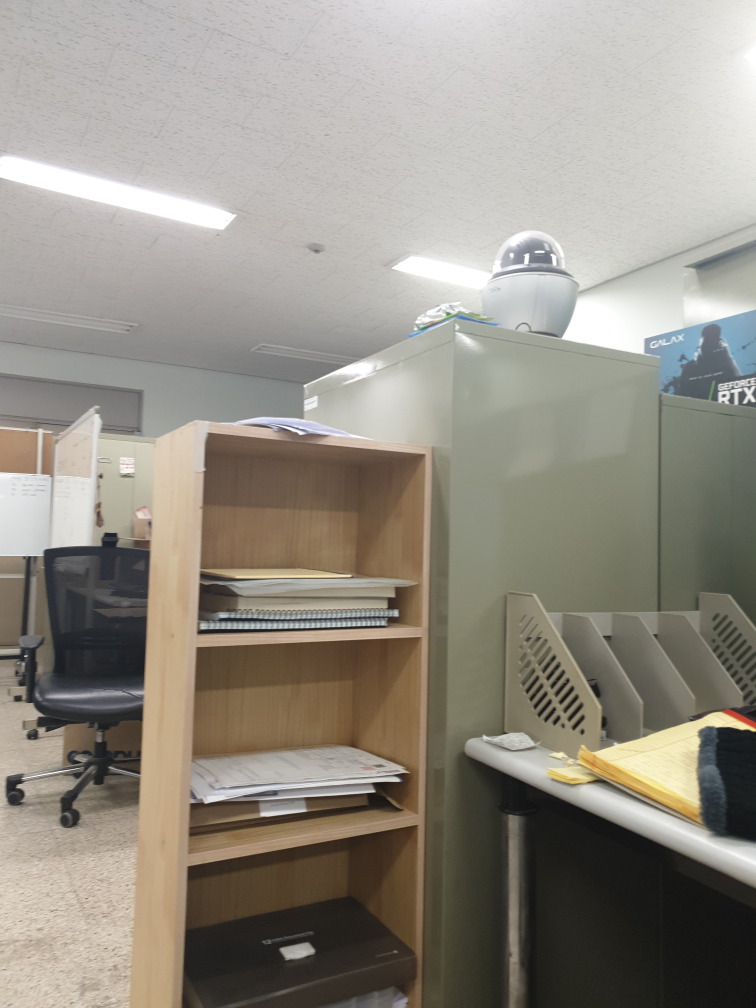
#> input picture Practical tasks day (1-15)/Task-3/Input/pan_4.png, 3024 x 4032 px (shown at 1/4 size); its folder holds 3 pictures in this run
$ python panorama_main.py
#> lines starting #> are read from the running program, lines starting #| are printed output that depends on the picture
### Practical tasks day (1-15)/Task-3/perform_panorama.py
import cv2
import numpy as np

sift = cv2.SIFT_create()
bf = cv2.BFMatcher(cv2.NORM_L2)

def get_features(img):
    return sift.detectAndCompute(img, None)

def match_features(des1, des2):
    matches = bf.knnMatch(des1, des2, k=2)
    good = []
    for m, n in matches:
        if m.distance < 0.75 * n.distance:
            good.append(m)
    return good

def stitch_images(img1, img2):
    kp1, des1 = get_features(img1)
    kp2, des2 = get_features(img2)

    if des1 is None or des2 is None:
        return None

    good = match_features(des1, des2)

    if len(good) < 10:
        return None

    src_pts = np.float32([kp2[m.trainIdx].pt for m in good]).reshape(-1,1,2)
    dst_pts = np.float32([kp1[m.queryIdx].pt for m in good]).reshape(-1,1,2)

    H, _ = cv2.findHomography(src_pts, dst_pts, cv2.RANSAC, 5.0)
    if H is None:
        return None

    # Create canvas
    h1, w1 = img1.shape[:2]
    h2, w2 = img2.shape[:2]

    canvas = cv2.warpPerspective(img2, H, (w1 + w2, h1))
    cv2.imshow("Canvas pano", canvas)
    cv2.waitKey(0)
    canvas[0:h1, 0:w1] = img1

    return canvas

def get_panorama(images):
    panorama = images[0]

    for i in range(1, len(images)):
        print(f"\nStitching image {i+1}/{len(images)}")

        result = stitch_images(panorama, images[i])

        if result is None:
            print("❌ Stitch FAILED (no homography / overlap)")
            continue
        else:
            print("✅ Stitch SUCCESS")

        panorama = result

    return panorama

### Practical tasks day (1-15)/Task-3/get_images_path.py
import os, re

def natural_key(text):
    return [int(t) if t.isdigit() else t.lower()
            for t in re.split(r'(\d+)', text)]

def get_files_list(folder_path, ext=".png"):
    files = [
        os.path.join(folder_path, f)
        for f in os.listdir(folder_path)
        if f.lower().endswith(ext)
    ]

    files_sorted = sorted(files, key=lambda x: natural_key(os.path.basename(x)))

    return files_sorted[::-1]

### Practical tasks day (1-15)/Task-3/panorama_main.py
import cv2
from get_images_path import get_files_list
from perform_panorama import get_panorama

IMAGES_FOLDER_PATH = r"Input"
SIFT = cv2.SIFT_create()

def get_sift_features(image):
    return SIFT.detectAndCompute(image, None)

def resize_image(image, fc = 0.15):
    return cv2.resize(image, None, None, fx=fc, fy=fc, interpolation=cv2.INTER_AREA)

images_path = get_files_list(IMAGES_FOLDER_PATH)
images = [cv2.imread(img_path) for img_path in images_path]
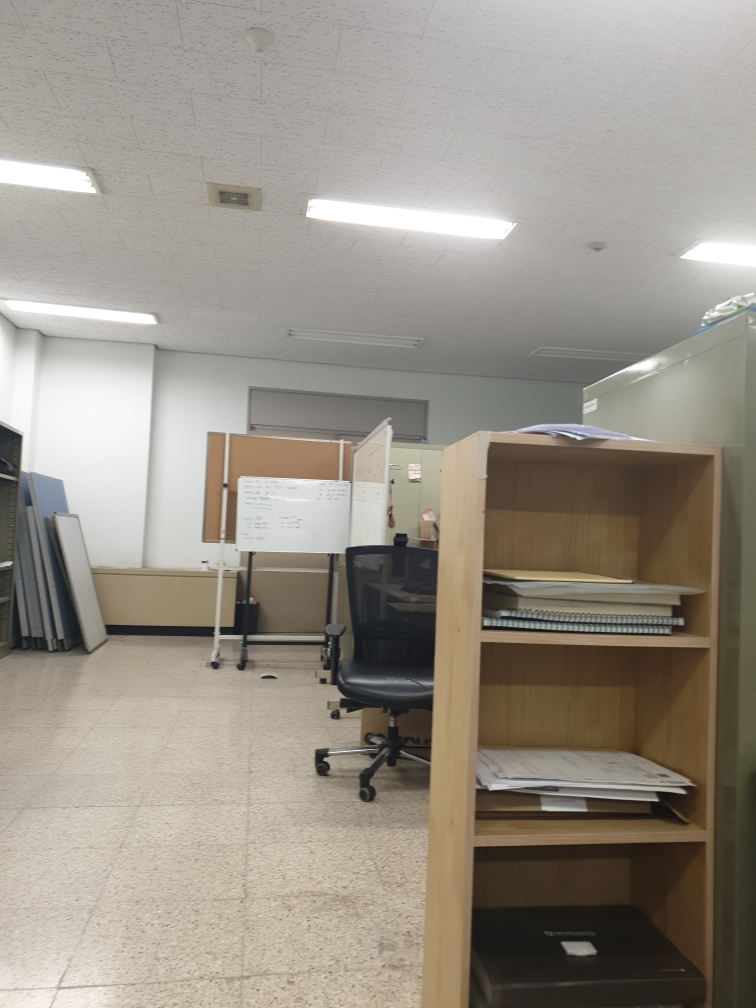
#> input picture Practical tasks day (1-15)/Task-3/Input/pan_3.png, 3024 x 4032 px (shown at 1/4 size)
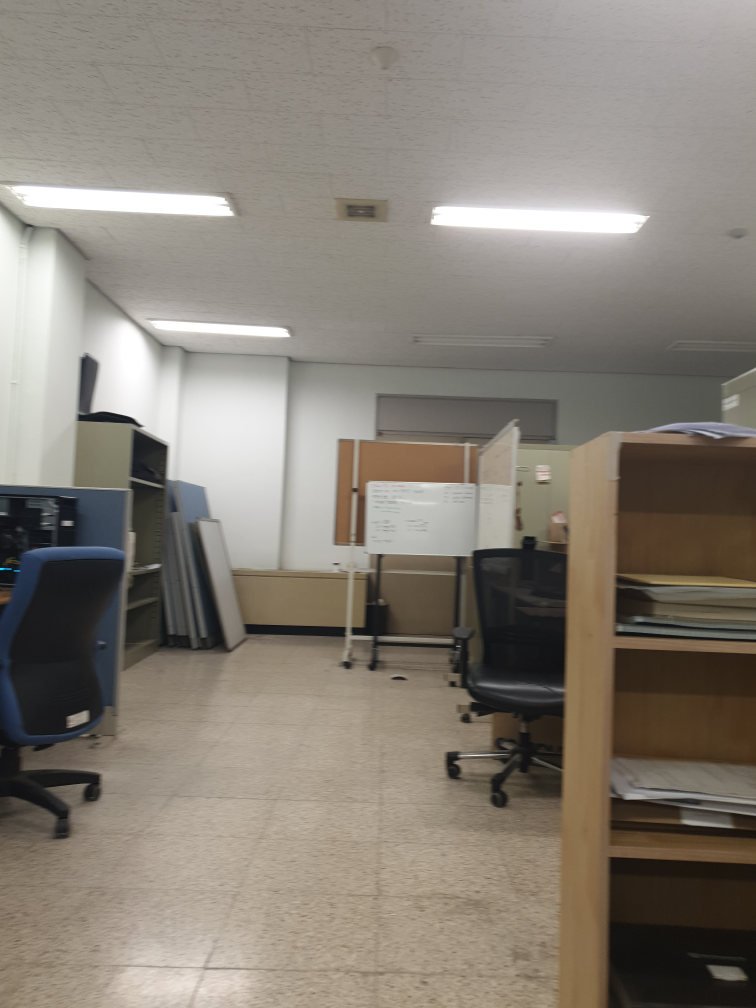
#> input picture Practical tasks day (1-15)/Task-3/Input/pan_2.png, 3024 x 4032 px (shown at 1/4 size)
#> images = 3 items
images = [resize_image(img) for img in images[::-1]]
#> call 3 of resize_image, with fc = 0.15
#> in resize_image (call 3), `return cv2.resize(image, None, None, fx=fc, fy=fc, interpolation=cv2.I..`:
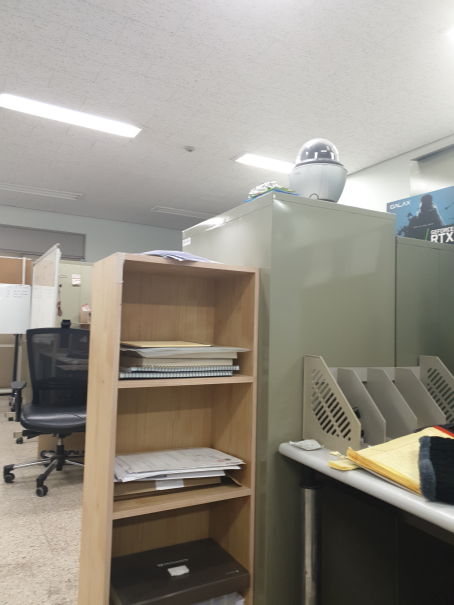
#> returned value: shape (605, 454, 3); mean of channels 0, 1, 2 132.8, 142.8, 148.1; drawn as B, G, R

panorama_image = get_panorama(images)
#> the loop in get_panorama, `for i in range(1, len(images)):` made 2 passes
#> (h1 in stitch_images, w1 in stitch_images, h2 in stitch_images, w2 in stitch_images) on passes 1 to 2: (605, 454, 605, 454), (605, 908, 605, 454)
#| Stitching image 2/3
#| ✅ Stitch SUCCESS
#| Stitching image 3/3
#| ✅ Stitch SUCCESS
#> pass 1, in stitch_images, `canvas = cv2.warpPerspective(img2, H, (w1 + w2, h1))`:
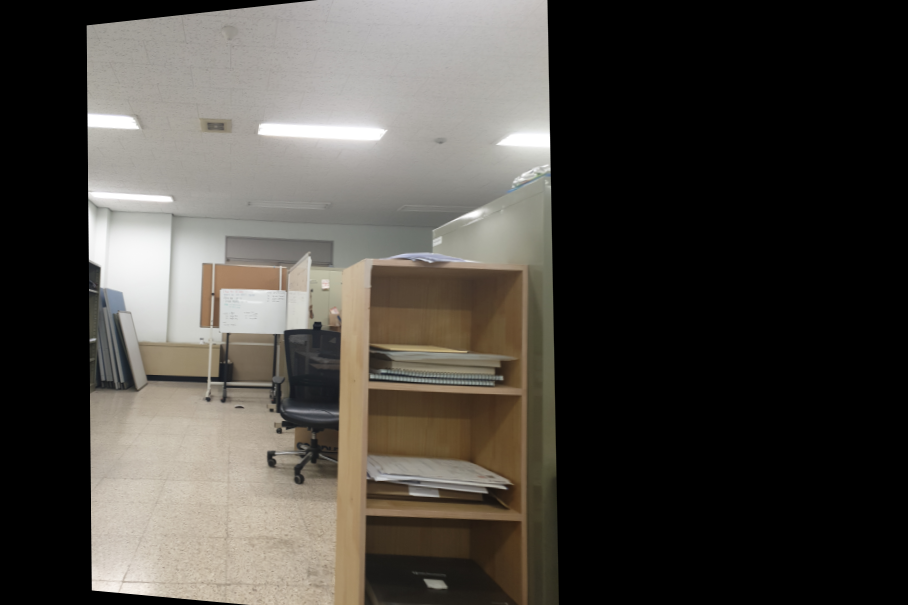
#> canvas: shape (605, 908, 3); mean of channels 0, 1, 2 66.2, 71.7, 75.3; drawn as B, G, R
#> pass 1, in get_panorama, `result = stitch_images(panorama, images[i])`:
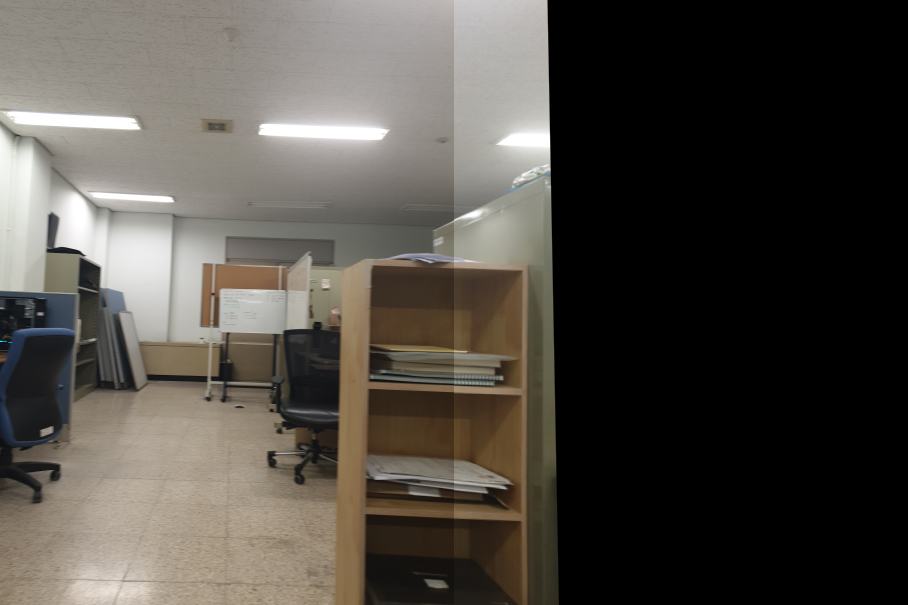
#> result: shape (605, 908, 3); mean of channels 0, 1, 2 69.8, 76.2, 80.7; drawn as B, G, R
#> pass 2, in stitch_images (call 2), `canvas = cv2.warpPerspective(img2, H, (w1 + w2, h1))`:
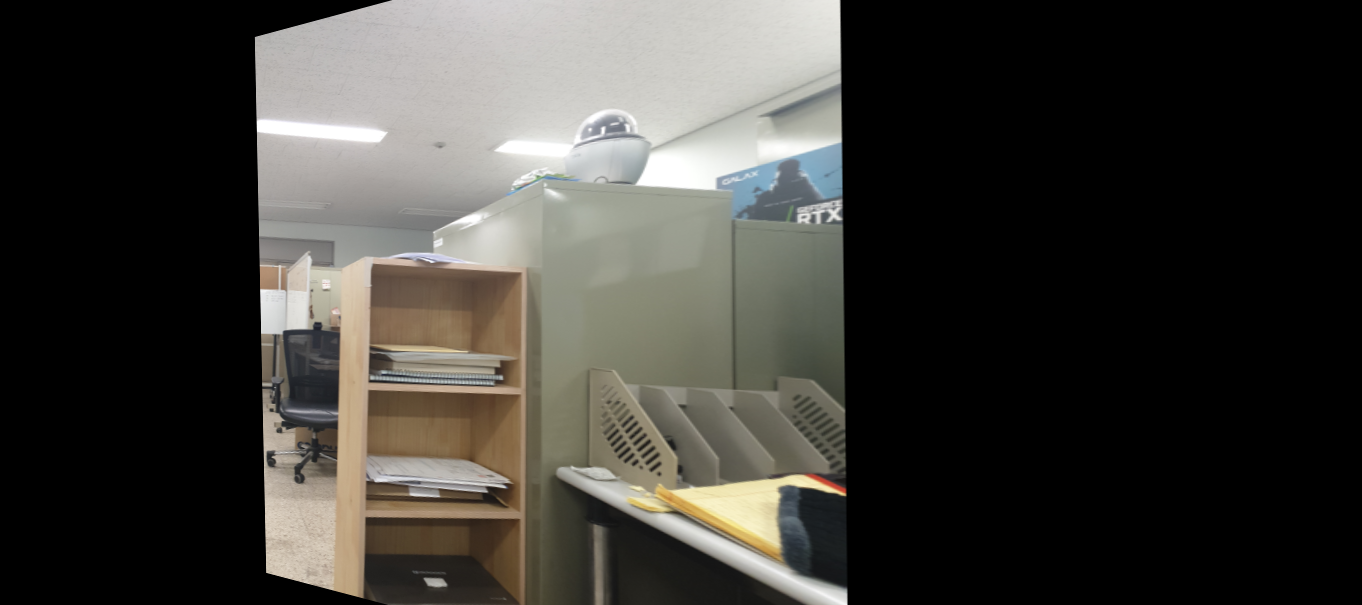
#> canvas: shape (605, 1362, 3); mean of channels 0, 1, 2 56.2, 60.8, 62.5; drawn as B, G, R
#> pass 2, in get_panorama, `result = stitch_images(panorama, images[i])`:
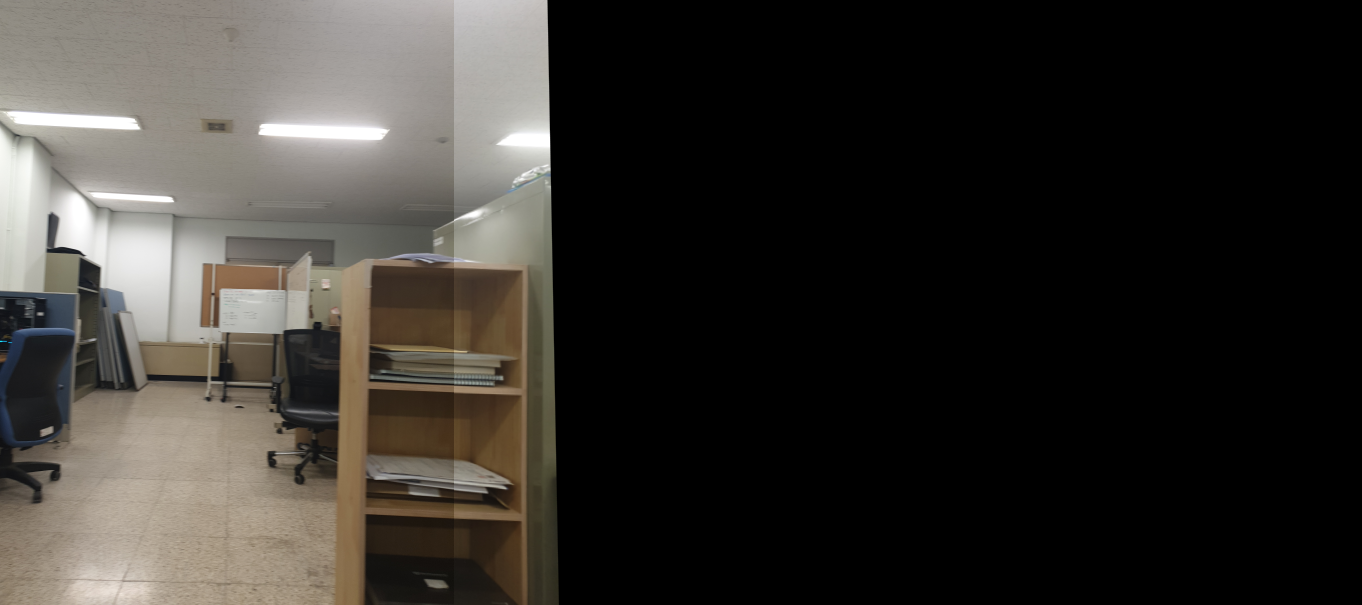
#> result: shape (605, 1362, 3); mean of channels 0, 1, 2 46.6, 50.8, 53.8; drawn as B, G, R

if panorama_image is None:
    print("No similarity found between images for creating panorama")

cv2.imshow("Panorama", panorama_image)

# for index in range(len(images)):
#     cv2.imshow(f"Image {index+1}", images[index])

cv2.waitKey(0)
cv2.destroyAllWindows()
